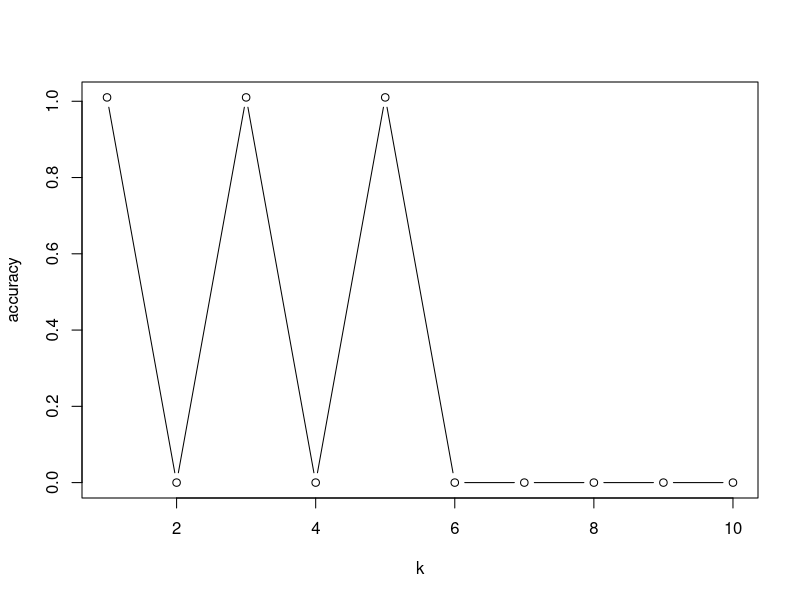

Recreate this plot in R. (Note: this script raises an error after producing the figure.)
## ---- chunk 1
#install.packages("SnowballC")
#install.packages("sqldf")
library(NLP)
library(tm) # Text mining: Corpus and Document Term Matrix
library(class) # KNN model
library(SnowballC) # Stemming words
library(NLP)
library(e1071)

X = read.csv('categories.csv',colClasses=c("NULL","NULL",NA,NA,"NULL"), header = FALSE)
Y = read.csv('categories.csv',colClasses=c("NULL","NULL","NULL","NULL",NA), header = FALSE)
colnames(X) = c("title","content")
corpus = Corpus(VectorSource(X$content))
# Clean corpus
corpus <- tm_map(corpus, content_transformer(tolower))
corpus <- tm_map(corpus, removeNumbers)
corpus <- tm_map(corpus, removePunctuation)
corpus <- tm_map(corpus, stripWhitespace)
corpus <- tm_map(corpus, removeWords, stopwords("english"))
corpus <- tm_map(corpus, stemDocument, language = "english")

dtm <- DocumentTermMatrix(corpus)

# Transform dtm to matrix to data frame - df is easier to work with
mat.df <- as.data.frame(data.matrix(dtm), stringsAsfactors = FALSE)

# Column bind category (known classification)
mat.df <- cbind(mat.df, Y$V5)

# Change name of new column to "category"
colnames(mat.df)[ncol(mat.df)] <- "category"
# mat.df[15493]
# ncol(mat.df)
# colnames(mat.df)[1]
## ---- chunk 2
set.seed(7)
ss <- sample(1:3,size=nrow(mat.df),replace=TRUE,prob=c(0.6,0.2,0.2))

# Isolate classifier
cl <- mat.df[, "category"]

# Create model data and remove "category"
modeldata <- mat.df[,!colnames(mat.df) %in% "category"]
## ---- chunk 3
accuracy <- rep(0, 10)
k <- 1:10
for(x in k){
# Create model: training set, test set, training set classifier
knn.pred <- knn(modeldata[ss==1, ], modeldata[ss==2, ], cl[ss==1], k  = x )

# Confusion matrix
conf.mat <- table("Predictions" = knn.pred, Actual = cl[ss==2])

# Accuracy
accuracy[x] <- (sum(diag(conf.mat))/length(cl[ss==2]) * 100)
}
plot(k, accuracy, type = 'b')
accuracy
## ---- chunk 4
knn.pred <- knn(modeldata[ss==1 || ss == 2, ], modeldata[ss==3, ], cl[ss==1 || ss == 2], k  = 4 )
# Accuracy
# Confusion matrix
conf.mat <- table("Predictions" = knn.pred, Actual = cl[ss==3])
accuracy <- (sum(diag(conf.mat))/length(cl[ss==3]) * 100)
accuracy
# Create data frame with test data and predicted category
df.pred <- cbind.data.frame(knn.pred, cl[ss==3])
write.table(df.pred, file="output.csv", sep=";")
## ---- chunk 5
svm_model <- svm(category ~ . , mat.df[ss==1,])
predictedY <- predict(svm_model, modeldata[ss==3, ])
df.pred <- cbind.data.frame(predictedY, cl[ss==3])
write.table(df.pred, file="output_svm.csv", sep=";")
